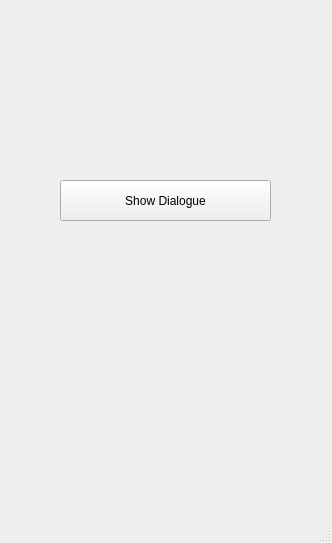
<?xml version="1.0" encoding="UTF-8"?>
<ui version="4.0">
 <class>MainWindow</class>
 <widget class="QMainWindow" name="MainWindow">
  <property name="geometry">
   <rect>
    <x>0</x>
    <y>0</y>
    <width>332</width>
    <height>543</height>
   </rect>
  </property>
  <property name="windowTitle">
   <string>MainWindow</string>
  </property>
  <widget class="QWidget" name="centralwidget">
   <widget class="QPushButton" name="pushButton">
    <property name="geometry">
     <rect>
      <x>60</x>
      <y>180</y>
      <width>211</width>
      <height>41</height>
     </rect>
    </property>
    <property name="text">
     <string>Show Dialogue</string>
    </property>
   </widget>
  </widget>
  <widget class="QMenuBar" name="menubar">
   <property name="geometry">
    <rect>
     <x>0</x>
     <y>0</y>
     <width>332</width>
     <height>21</height>
    </rect>
   </property>
  </widget>
  <widget class="QStatusBar" name="statusbar"/>
 </widget>
 <resources/>
 <connections/>
</ui>
